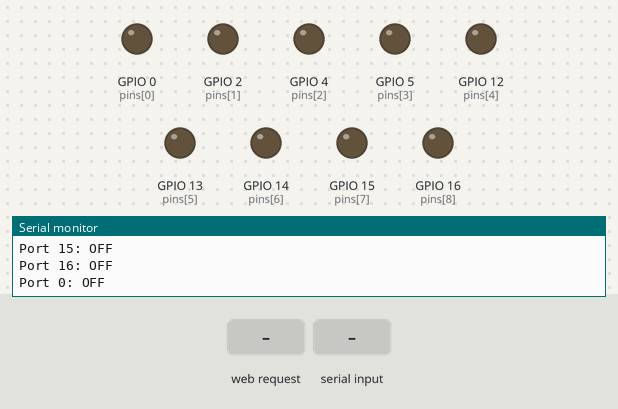
A sketch run on a simulated ESP8266 (NodeMCU). Shown: output pins drawn as LEDs (lit = HIGH), the last lines printed to the serial monitor. The inputs (shaded band) are chosen by the test bench. WiFi joins after 1.5 s; servers stay silent unless stated.

Above: at 3.2 s.
3.3 s: HTTP request GET /on received
At 4.5 s:
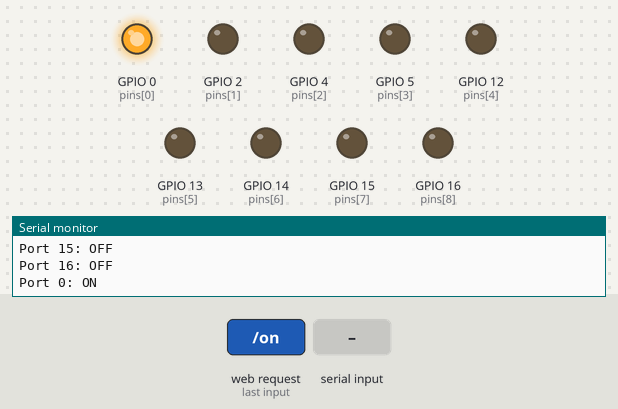
4.8 s: "off\n" received over Serial
At 5.7 s:
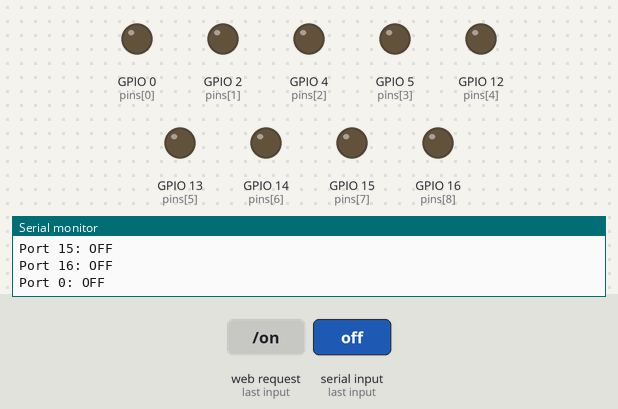
6.3 s: HTTP request GET /on?pin=0 received
At 6.9 s:
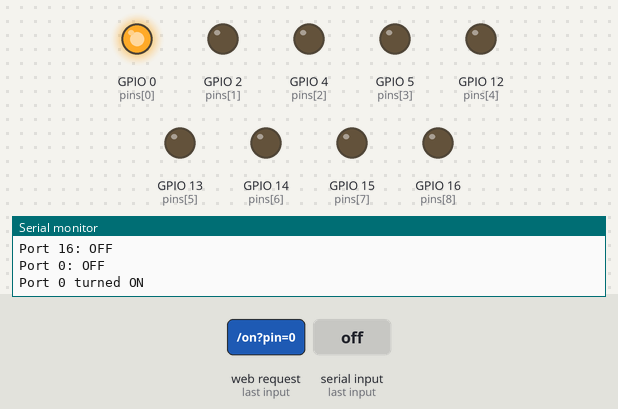
7.8 s: HTTP request GET /off received
At 9.2 s:
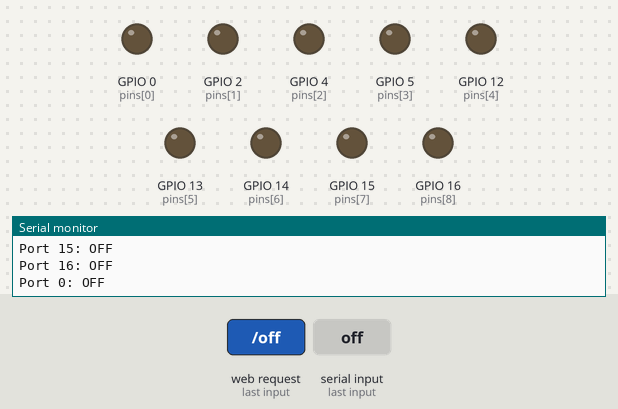
Timing chart, 0 to 10.3 s (numbered marks = the images above; inputs shaded):
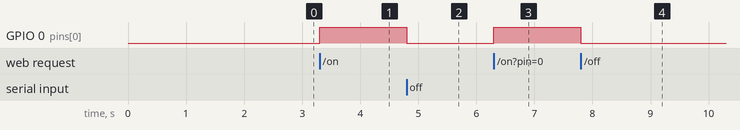

The sketch:

serialcontrol.ino
```cpp
#include <ESP8266WiFi.h>
#include <ESP8266WebServer.h>

const char *ssid = "your_wifi_ssid";
const char *password = "your_wifi_password";

const int numPins = 10;  // Number of GPIO pins available on ESP8266
int pins[numPins] = {0, 2, 4, 5, 12, 13, 14, 15, 16};  // GPIO pins to control

ESP8266WebServer server(80);

void setup() {
  Serial.begin(115200);

  // Connect to Wi-Fi
  connectToWiFi();

  for (int i = 0; i < numPins; i++) {
    pinMode(pins[i], OUTPUT);
    digitalWrite(pins[i], LOW);
  }

  // Setup web server routes
  server.on("/", HTTP_GET, handleRoot);
  server.on("/on", HTTP_GET, handleOn);
  server.on("/off", HTTP_GET, handleOff);

  server.begin();
  Serial.println("HTTP server started");
}

void loop() {
  server.handleClient();

  // Check for serial commands
  checkSerialCommands();

  // Print the status of buttons every second
  printButtonStatus();
}

void connectToWiFi() {
  Serial.println("Connecting to Wi-Fi...");
  WiFi.begin(ssid, password);

  int attempts = 0;
  while (WiFi.status() != WL_CONNECTED) {
    delay(1000);
    Serial.print(".");
    attempts++;
    if (attempts > 30) {  // Allow a maximum of 30 seconds for connection
      Serial.println("\nFailed to connect to Wi-Fi. Please check your credentials.");
      break;
    }
  }

  if (WiFi.status() == WL_CONNECTED) {
    Serial.println("\nConnected to Wi-Fi!");
  }
}

void handleRoot() {
  String html = "<html><body>";
  html += "<h1>ESP8266 Web Server</h1>";
  html += "<p>Click the buttons to control the ports:</p>";

  for (int i = 1; i < numPins; i++) {  // Start from pin 1
    html += "<button onclick=\"sendCommand('/on?pin=" + String(pins[i]) + "', " + String(pins[i]) + ")\">Port " + String(pins[i]) + " On</button>";
    html += "<button onclick=\"sendCommand('/off?pin=" + String(pins[i]) + "', " + String(pins[i]) + ")\">Port " + String(pins[i]) + " Off</button>";
    html += "<span id=\"status" + String(pins[i]) + "\">" + (digitalRead(pins[i]) ? " ON" : " OFF") + "</span><br>";
  }

  html += "<script>";
  html += "function sendCommand(url, pin) {";
  html += "  var xhr = new XMLHttpRequest();";
  html += "  xhr.onreadystatechange = function() {";
  html += "    if (xhr.readyState == 4 && xhr.status == 200) {";
  html += "      document.getElementById('status' + pin).innerHTML = xhr.responseText;";
  html += "    }";
  html += "  };";
  html += "  xhr.open('GET', url, true);";
  html += "  xhr.send();";
  html += "}";
  html += "</script>";

  html += "</body></html>";
  server.send(200, "text/html", html);
}

void handleOn() {
  String pin = server.arg("pin");
  digitalWrite(pin.toInt(), HIGH);
  updateStatus(pin.toInt(), "ON");
  Serial.println("Port " + pin + " turned ON");
  server.send(200, "text/plain", "ON");
}

void handleOff() {
  String pin = server.arg("pin");
  digitalWrite(pin.toInt(), LOW);
  updateStatus(pin.toInt(), "OFF");
  Serial.println("Port " + pin + " turned OFF");
  server.send(200, "text/plain", "OFF");
}

void updateStatus(int pin, const char *status) {
  server.send(200, "text/plain", status);
  server.send(200, "application/javascript",
              "document.getElementById('status" + String(pin) + "').innerHTML = '" + status + "';");
}

void checkSerialCommands() {
  while (Serial.available() > 0) {
    String command = Serial.readStringUntil('\n');
    command.trim();

    if (command.startsWith("on")) {
      int pin = command.substring(2).toInt();
      digitalWrite(pin, HIGH);
      updateStatus(pin, "ON");
      Serial.println("Port " + String(pin) + " turned ON");
    } else if (command.startsWith("off")) {
      int pin = command.substring(3).toInt();
      digitalWrite(pin, LOW);
      updateStatus(pin, "OFF");
      Serial.println("Port " + String(pin) + " turned OFF");
    }
  }
}

void printButtonStatus() {
  static unsigned long lastPrintTime = 0;
  if (millis() - lastPrintTime >= 1000) {  // Print every second
    lastPrintTime = millis();
    Serial.println("\nButton Status:");
    for (int i = 0; i < numPins; i++) {
      Serial.print("Port " + String(pins[i]) + ": ");
      Serial.println(digitalRead(pins[i]) ? "ON" : "OFF");
    }
  }
}
```

Measured:
- after the input at 3.3 s, GPIO 0 (pins[0]): LOW → HIGH at once
- after the input at 4.8 s, GPIO 0 (pins[0]): HIGH → LOW at once
- after the input at 6.3 s, GPIO 0 (pins[0]): LOW → HIGH at once
- after the input at 7.8 s, GPIO 0 (pins[0]): HIGH → LOW at once
